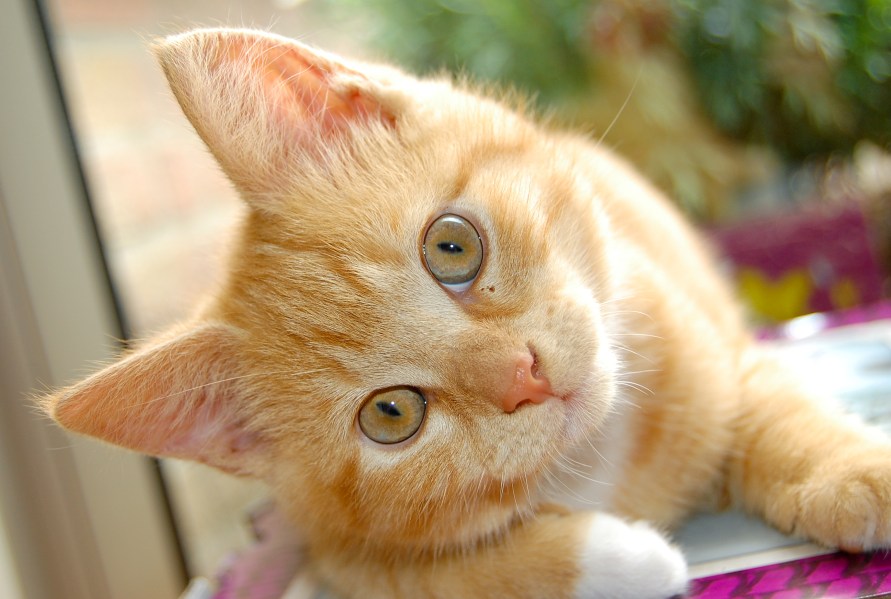
#> input picture Cat.jpg, 2673 x 1797 px (shown at 1/3 size)
$ jupyter execute --allow-errors translate_transform.ipynb
#> lines starting #> are read from the running program, lines starting #| are printed output that depends on the picture; after the words box and inside, x2 and y2 are one past the last pixel; in counts of white or black regions, pixels touching at a corner belong together
[cell 1]
import numpy as np
import cv2
img = cv2.imread("Cat.jpg",1) #as color scal here
#> img is the input picture: shape (1797, 2673, 3); mean B, G, R 119.3, 153.6, 177.2
img = cv2.resize(img , None , fx = 0.3 , fy = 0.3 )
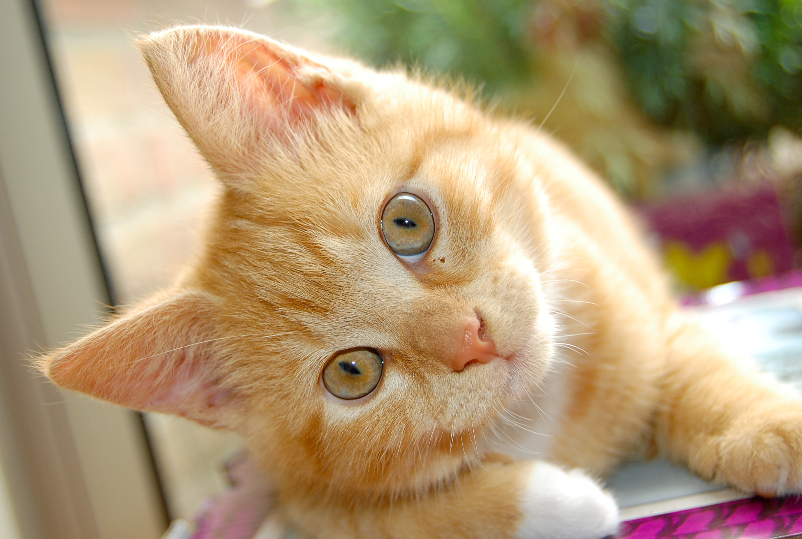
#> img: shape (539, 802, 3); mean B, G, R 119.2, 153.6, 177.2
cv2.imshow("original image",img)
rows,colms,channels = img.shape   #we must notice that when we get image at gray scal the img.shape will not return channels
#> rows = 539; colms = 802; channels = 3
print(img.shape)
#| (539, 802, 3)
translation_matrix = np.float32([[1,0,50],[0,1,-70]])
print(translation_matrix)
translated_image = cv2.warpAffine(img , translation_matrix, (colms,rows))
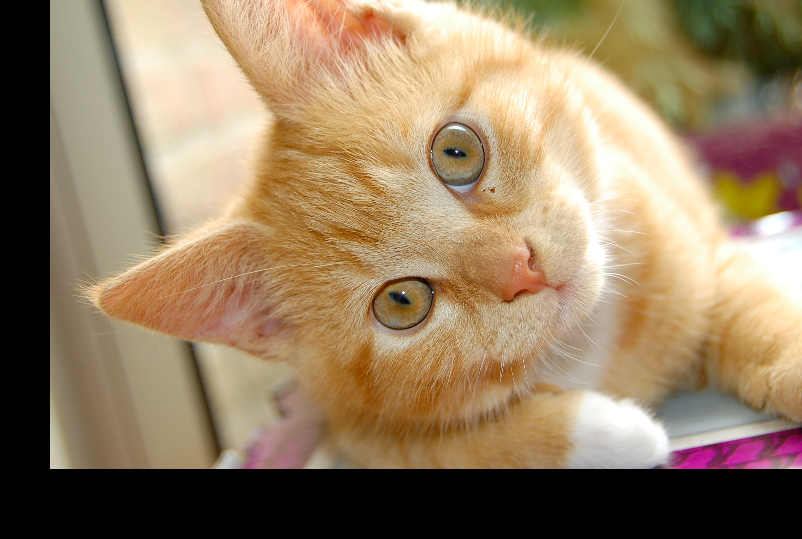
#> translated_image: shape (539, 802, 3); mean B, G, R 98.7, 127.3, 149.3
cv2.imshow("translated image",translated_image)
cv2.waitKey(0)
#> (the rest of this cell did not finish here and is left out)

[cell 2]
import cv2
import numpy as np

img = cv2.imread("Cat.jpg" , 1)
img = cv2.resize(img , None , fx  = 0.3 , fy = 0.3)
cv2.imshow("Original" , img)
rows,colms,channels = img.shape
transformation_points1 = np.float32([[50 , 50 ],[ 200 , 50 ],[ 50 , 200]])#those points must be fare from each other and from a triangle
transformation_points2 = np.float32([[10 , 100 ],[ 200 , 100 ],[ 100 , 250]])#those points must be fare from each other and from a triangle
matrix = cv2.getAffineTransform(transformation_points1,transformation_points2)
print(matrix)
transformed_image = cv2.warpAffine(img, matrix , (colms,rows))
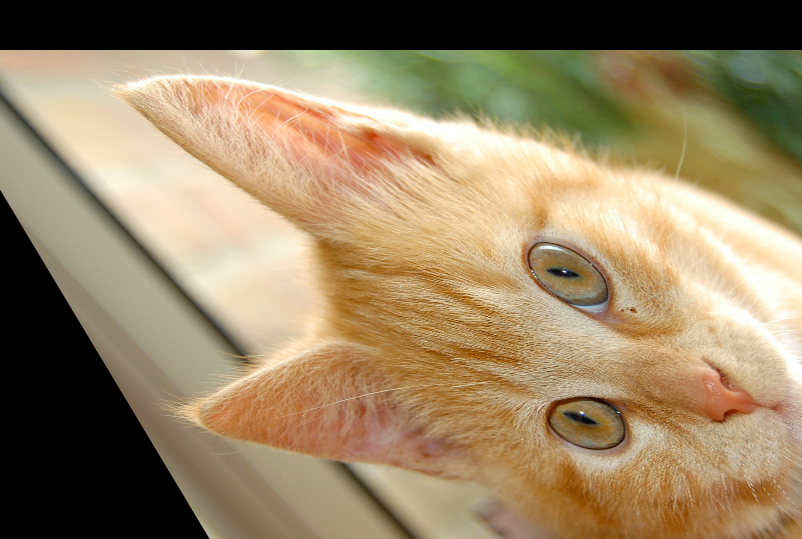
#> transformed_image: shape (539, 802, 3); mean B, G, R 100, 131.9, 151.7
cv2.imshow("transformed_image" ,transformed_image )
cv2.waitKey(0)
#> (the rest of this cell did not finish here and is left out)

[cell 3]
import cv2
import numpy as np

img = cv2.imread("cards.jpg",1)
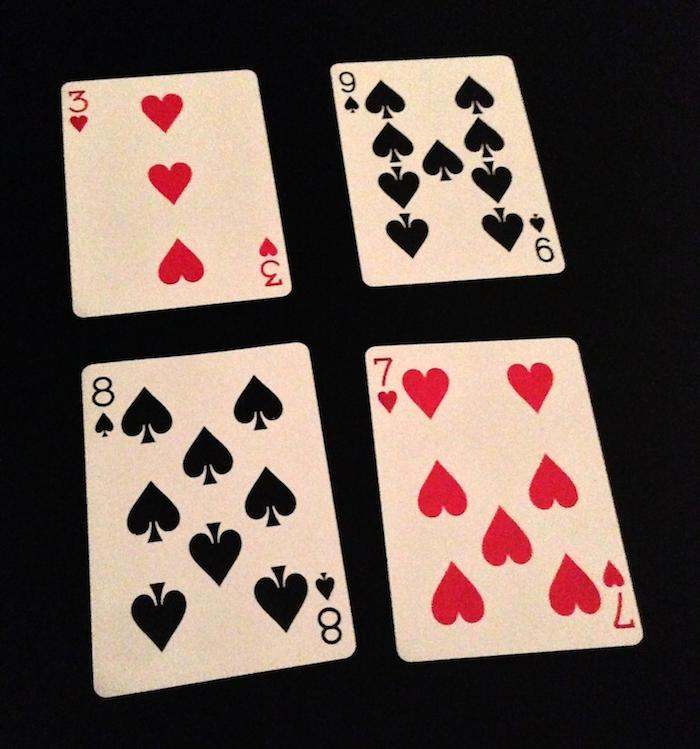
#> input picture cards.jpg, 700 x 749 px
#> img is the input picture: shape (749, 700, 3); mean B, G, R 79.2, 87.1, 103.6
cv2.imshow("Original image",img)
width,height = [250,350]
# we need to know the three points of the card edges and transform to 2D image
edges_points = np.float32([[367,350],[577,338],[400,660],[643,640]]) #to get this point open image on paint the coordinated are on the bottom of screen
new_edges_points = np.float32([[0,0] , [width,0] , [0,height],[width,height]])
matrix = cv2.getPerspectiveTransform(edges_points,new_edges_points)
out_image = cv2.warpPerspective(img , matrix , (width , height))
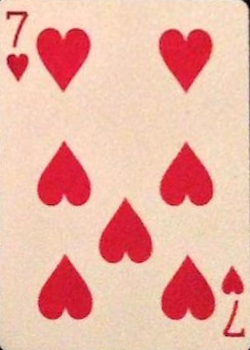
#> out_image: shape (350, 250, 3); mean B, G, R 163.3, 177.7, 236.1
for x in range(0,4):
    cv2.circle(img,(edges_points[x][0] , edges_points[x][1]),5,[0,0,255],cv2.FILLED)
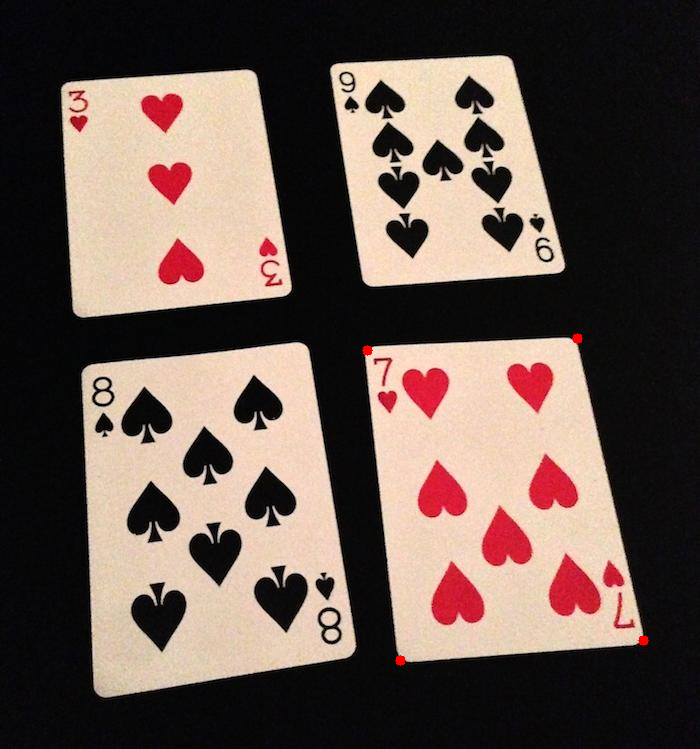
#> img: shape (749, 700, 3); 0.06% of pixels changed, all inside (x1, y1, x2, y2) = (362, 333, 649, 666)

cv2.imshow("Circle image",img)
cv2.imshow("Outout image",out_image)

cv2.waitKey(0)
#> (the rest of this cell did not finish here and is left out)

[cell 4]
import cv2
import numpy as np

img = cv2.imread("cat.jpg",0)
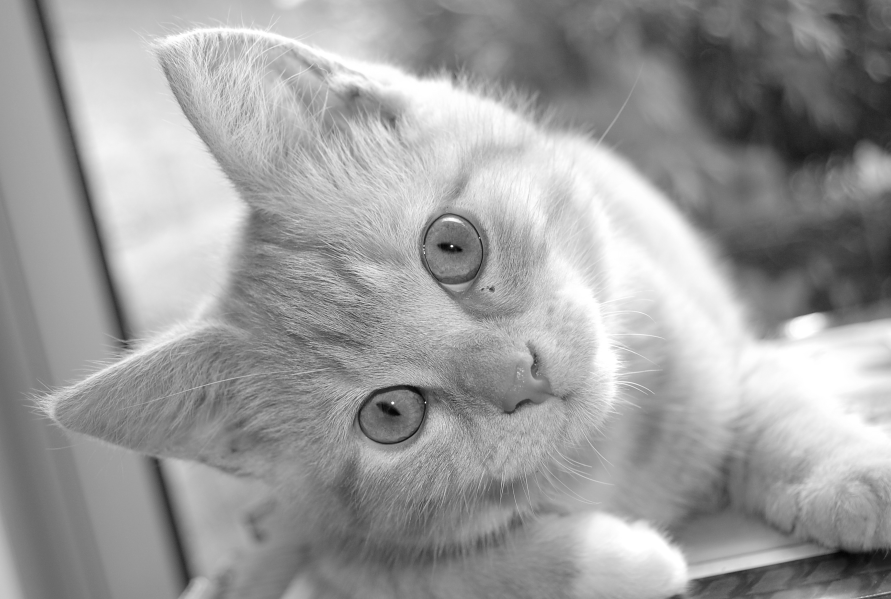
#> img: shape (1797, 2673) (shown at 1/3 size); min 0, max 255, mean 156.8
img = cv2.resize(img,None,  fx = 0.3 , fy = 0.3 )
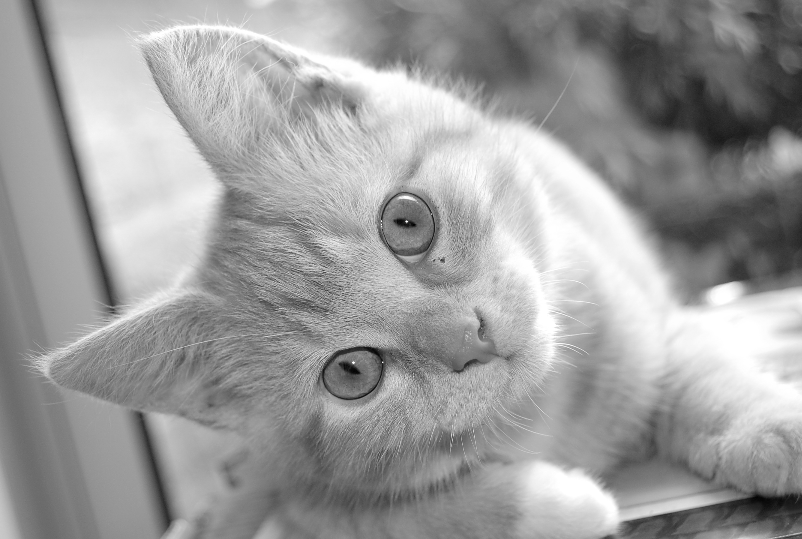
#> img: shape (539, 802); min 1, max 255, mean 156.7
rows,colms = img.shape
M = cv2.getRotationMatrix2D((colms/2, rows/2) , 90 , 1)
#> M = [[6.12e-17, 1, 131.5], [-1, 6.12e-17, 670.5]]
dst = cv2.warpAffine(img , M , (colms, rows))
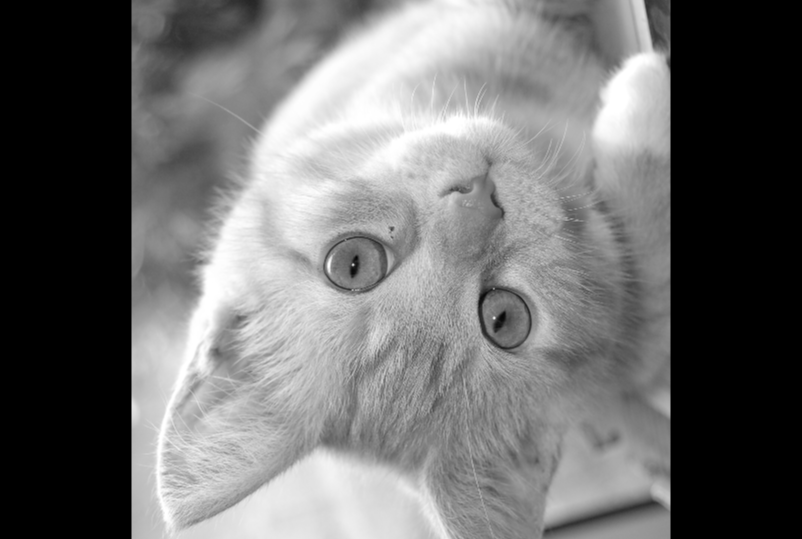
#> dst: shape (539, 802); min 0, max 255, mean 109.8
cv2.imshow("dst" , dst)

cv2.waitKey(0)
cv2.destroyAllWindows()
